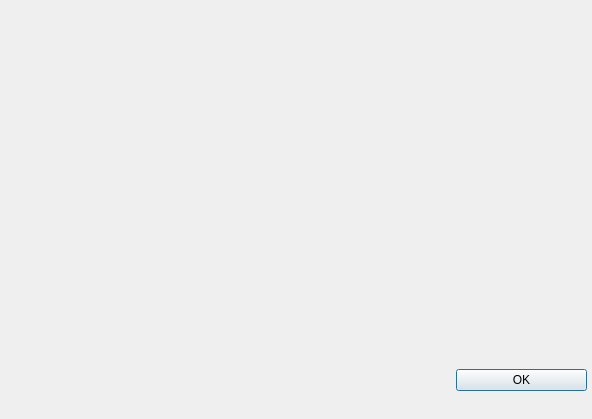
<?xml version="1.0" encoding="UTF-8"?>
<ui version="4.0">
 <class>Form2</class>
 <widget class="QDialog" name="Form2">
  <property name="geometry">
   <rect>
    <x>0</x>
    <y>0</y>
    <width>592</width>
    <height>419</height>
   </rect>
  </property>
  <property name="windowTitle">
   <string>Dialog</string>
  </property>
  <widget class="QWidget" name="layoutWidget">
   <property name="geometry">
    <rect>
     <x>456</x>
     <y>350</y>
     <width>131</width>
     <height>61</height>
    </rect>
   </property>
   <layout class="QVBoxLayout">
    <property name="spacing">
     <number>6</number>
    </property>
    <property name="leftMargin">
     <number>0</number>
    </property>
    <property name="topMargin">
     <number>0</number>
    </property>
    <property name="rightMargin">
     <number>0</number>
    </property>
    <property name="bottomMargin">
     <number>0</number>
    </property>
    <item>
     <widget class="QPushButton" name="okButton">
      <property name="text">
       <string>OK</string>
      </property>
     </widget>
    </item>
   </layout>
  </widget>
 </widget>
 <resources/>
 <connections>
  <connection>
   <sender>okButton</sender>
   <signal>clicked()</signal>
   <receiver>Form2</receiver>
   <slot>accept()</slot>
   <hints>
    <hint type="sourcelabel">
     <x>351</x>
     <y>38</y>
    </hint>
    <hint type="destinationlabel">
     <x>233</x>
     <y>29</y>
    </hint>
   </hints>
  </connection>
 </connections>
</ui>
